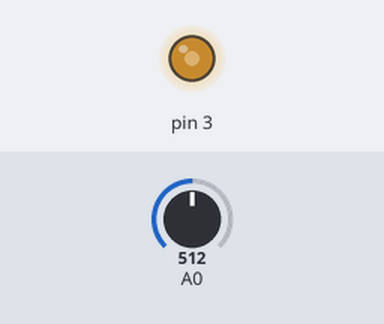
Recording of a sketch running on a simulated Arduino Mega 2560, built with avr-gcc and run on an emulated ATmega2560. Shown: output pins drawn as LEDs (lit = HIGH). The test bench sets the inputs (shaded band); at power-on: A0 = 512.

Above: at 1.2 s.
1.3 s: A0 set to 716
At 1.9 s:
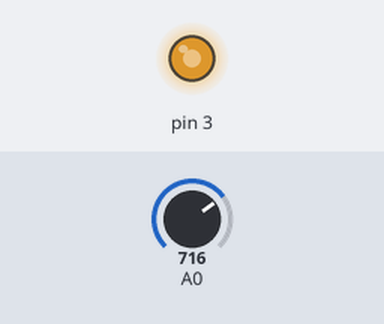
2.8 s: A0 set to 900
At 3.1 s:
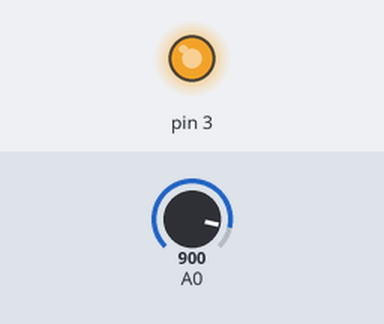
4.3 s: A0 set to 122
At 5.4 s:
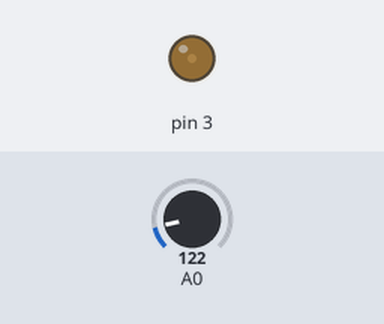
5.8 s: A0 set to 0
At 6.5 s:
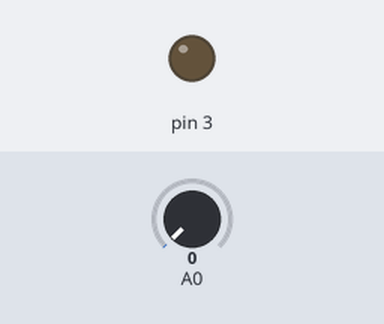
Timing chart, 0 to 8.3 s (numbered marks = the images above; inputs shaded):
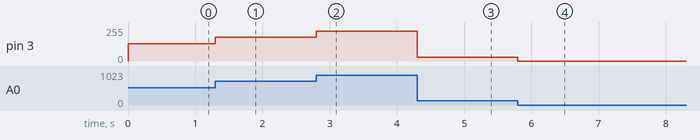

Measured:
- after the input at 1.3 s, pin 3: 128/255 → 179/255 at once
- after the input at 2.8 s, pin 3: 179/255 → 225/255 at once
- after the input at 4.3 s, pin 3: 225/255 → 30/255 at once
- after the input at 5.8 s, pin 3: 30/255 → 0/255 at once

The sketch:

01_basic_adc_pwm.ino
```cpp
void setup()
{
    pinMode(3, OUTPUT);

    // Timer3: Fast PWM, 8-bit
    TCCR3A = _BV(COM3C1) | _BV(WGM30);

    // Prescaler = 1
    // PWM frequency = 16 MHz / 256 = 62.5 kHz
    TCCR3B = _BV(WGM32) | _BV(CS30);
}

void loop()
{
    uint16_t sample = analogRead(A0);

    // Convert 10-bit ADC value to 8-bit PWM value
    OCR3C = sample >> 2;
}
```
